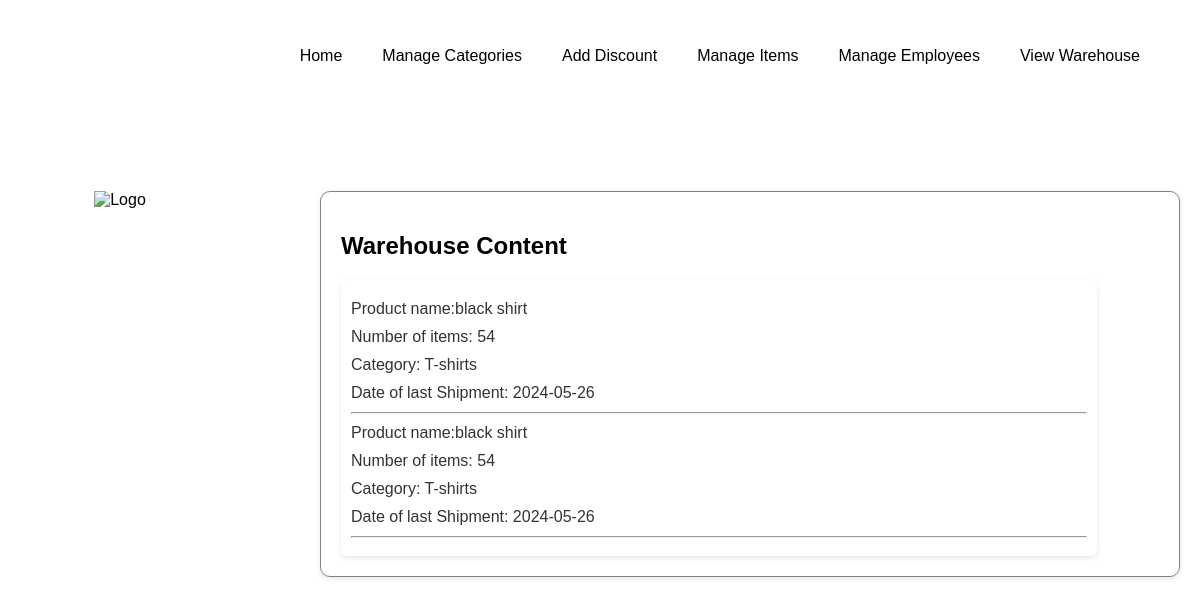
Screenshot of /ViewWarehouse.php with the database file from the repository.
### tables this page shows
CREATE TABLE IF NOT EXISTS `warehouse` (
  `warehouse_id` int NOT NULL AUTO_INCREMENT,
  `nb_of_product` int NOT NULL,
  `dateof_last_shipment` date NOT NULL,
  `category_id` int NOT NULL,
  `product_name` varchar(255) NOT NULL,
  `spec_id` int NOT NULL,
  PRIMARY KEY (`warehouse_id`),
  KEY `t9` (`category_id`),
  KEY `t10` (`product_name`)
);

CREATE TABLE IF NOT EXISTS `category` (
  `category_id` int NOT NULL AUTO_INCREMENT,
  `category_name` varchar(30) NOT NULL,
  `category_image` varchar(30) NOT NULL DEFAULT 'def_prfl',
  PRIMARY KEY (`category_id`)
);

### ViewWarehouse.php (the view, shortened to what this page needs)
<?php
include 'conn.php';
?>
<!DOCTYPE html>
<html lang="en">
<head>
</head>
<body>
    <nav>
        <div class="nav-container">
            <ul class="nav-bar">
                <li class="nav"><a href="adminhome.php" class="nav-links" id="home">Home</a></li>
                <li class="nav"><a href="ADManageCategory.php" class="nav-links" id="cart">Manage Categories</a></li>
                <li class="nav"><a href="ADAddDiscount.php" class="nav-links" id="support">Add Discount</a></li>
                <li class="nav"><a href="ADManageitems.php" class="nav-links" id="account">Manage Items</a></li>
                <li class="nav"><a href="ADManageEmployees.php" class="nav-links" id="account">Manage Employees</a></li>
                <li class="nav"><a href="ViewWarehouse.php" class="nav-links" id="login">View Warehouse</a></li>
                <li class="nav"><a href="logout.php" class="nav-links" id="account"><ion-icon name="exit-outline"></ion-icon></a></li>
            </ul>
        </div>
    </nav>
    <div class="main-container">
        <div class="left-side">
            <img src="images/logo.png" alt="Logo" class="logo">
        </div>
        <div class="right-side">
            <h2>Warehouse Content</h2>
            <div class="warehouse-content">
                <?php
                $stmt = $conn->prepare("SELECT * FROM warehouse");
                $stmt->execute();
                $result = $stmt->get_result();
                while ($row = $result->fetch_assoc()) {
                    echo "<p> Product name:" . $row['product_name'] . "</p>";
                    echo "<p>Number of items: " . $row['nb_of_product'] . "</p>";
                    $st = $conn->prepare("SELECT category_name FROM category WHERE category_id = ?");
                    $st->bind_param("i", $row['category_id']);
                    $st->execute();
                    $res = $st->get_result();
                    $r = $res->fetch_assoc();
                    echo "<p> Category: " . $r['category_name'] . "</p>";
                    echo "<p> Date of last Shipment: " . $row['dateof_last_shipment'] . "</p>";
                    echo "<hr>";
                }
                ?>
            </div>
        </div>
    </div>
</body>
</html>

### ViewWarehouse.php (style rules this page uses)
body { margin: 0; padding: 0; font-family: Arial, sans-serif; background-image: url('images/Model\ \(2\).jpeg'); background-repeat: no-repeat; background-size: cover; vertical-align: middle; }
nav { display: flex; justify-content: flex-end; width: 100vw; }
.nav-bar { list-style: none; display: table; text-align: center; }
.nav { display: table-cell; position: relative; padding: 15px 0; font-family: "Arial", sans-serif; }
.nav-links { color: #000; text-decoration: none; display: inline-block; padding: 15px 20px; position: relative; }
.nav-links::after { content: ""; background: none repeat scroll 0 0 transparent; display: block; height: 4px; left: 50%; position: absolute; background: grey; transition: width 0.5s ease 0s, left 0.5s ease 0s; width: 0%; margin: 4px; }
.main-container { display: flex; margin-top: 60px; width: 100%; padding: 20px; box-sizing: border-box; justify-content: center; align-items: flex-start; }
.left-side { flex: 1; max-width: 200px; display: flex; justify-content: center; align-items: center; }
.logo { max-width: 100%; height: auto; }
.right-side { flex: 2; padding: 20px; backdrop-filter: blur(10px); border: 1px solid grey; border-radius: 10px; box-shadow: 0 2px 5px rgba(0, 0, 0, 0.1); margin-left: 20px; margin-left: 100px; }
.warehouse-content { background-color: #fff; padding: 10px; border-radius: 5px; box-shadow: 0 2px 5px rgba(0, 0, 0, 0.1); width: 90%; }
.warehouse-content p { margin: 10px 0; color: #333; }

### rows the page displays
warehouse: product_name "black shirt", nb_of_product "54", category.category_name "T-shirts", dateof_last_shipment "2024-05-26"
warehouse: product_name "black shirt", nb_of_product "54", category.category_name "T-shirts", dateof_last_shipment "2024-05-26"
